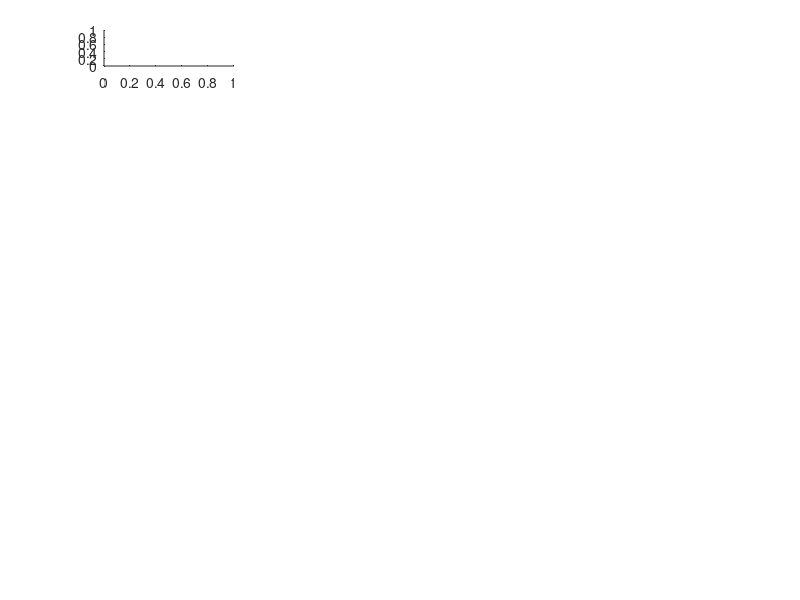

Write the MATLAB code that produced this figure. (Note: this script raises an error after producing the figure.)
% f_mf_burst = figure('Position', [488 1.8000 680.3150 857.9636],...
%     'Color','w');

% show_individual_traces = true;

left_edge = 0.13;
top_edge = 0.95;

left_edge_mf = 0.32;

burst_p_width = 0.1625;
burst_p_height = 0.06;
mf_p_width = 0.61;
height_space = 0.01;

x_scale_factor = 37.5;

%% Panel for burst input
ax_pos_burst = [left_edge top_edge-burst_p_height burst_p_width burst_p_height];
ax_burst_input = axes('Position', ax_pos_burst);
x_time = (1:30*Fs)/Fs;
dummy_y = zeros(size(x_time));
dummy_y(5*Fs:5.2*Fs) = 100;
plot(x_time,dummy_y,'k')
xlim([4.5 4.5+burst_p_width*x_scale_factor])
ylim([0 150])
title('20x 100 spk/s Burst')
t1 = text(ax_burst_input,3.5, ax_burst_input.YLim(2)/2,'Input','Rotation',90,...
    'HorizontalAlignment','center');

standardAx(ax_burst_input);
ax_burst_input.XRuler.Visible = 'off';
ax_burst_input.YRuler.Visible = 'off';
ylabel('Input')
scale_opts = struct();
scale_opts.xlabel = 's';
scale_opts.ylabel = 'spk/s';
add_scale_bar(ax_burst_input,[1,50],scale_opts);


%% Panel for MF input
ax_pos_mf = [left_edge_mf top_edge-burst_p_height mf_p_width burst_p_height];
ax_mfburst_input = axes('Position', ax_pos_mf);
plot(x_time,time2rate(round(prot_timings{3}*20),Fs,30),'k')
title('In vivo bursting MF')
xlim([0 mf_p_width*x_scale_factor])
standardAx(ax_mfburst_input);
ax_mfburst_input.XRuler.Visible = 'off';
ax_mfburst_input.YRuler.Visible = 'off';
scale_opts = struct();
scale_opts.ylabel = 'spk/s';
scale_opts.xlabel = 's';
add_scale_bar(ax_mfburst_input,[1,250],scale_opts);




%% Panel for fast cell burst reponse
% curr_cell_data = allData_invivo{3};
% curr_freqs = curr_cell_data.freqs{1}(:,1:2);
% cell 3 (1561), was original, cell 9 (1800) was ugly replacement
curr_cell_data = allData_invivo{10};
curr_freqs = curr_cell_data.freqs{1}(:,1:3);
curr_freqs = vertcat(curr_freqs{:});
curr_freqs = curr_freqs(:,1:30*Fs);
fast_ylim = [0 200];

ax_pos_burst(2) = ax_pos_burst(2)-burst_p_height-height_space;
ax_fast_burst = axes('Position', ax_pos_burst);

hold on
if show_individual_traces
    for ii = 1:3
        plot(x_time,curr_freqs(ii,:),'Color',[0.85 0.85 0.85])
    end
end
y_data = mean(curr_freqs);
if median_fltr
    y_data = medfilt1(y_data,Fs*0.02);
end

plot((1:numel(y_data))/Fs,y_data,'k')
hold off
xlim([4.5 4.5+burst_p_width*x_scale_factor])
ylim(fast_ylim);
t1 = text(ax_fast_burst,3.5, ax_fast_burst.YLim(2)/2,'Fast cell','Rotation',90,...
    'HorizontalAlignment','center');

standardAx(ax_fast_burst);
ax_fast_burst.Visible = 'off';

% scale_opts.origin = [9.5683 80];
add_scale_bar(ax_fast_burst,[0,50],scale_opts);


%% Panel for fast cell mf reponse
% curr_mf_resp = reshape(curr_cell_data.freqs{4},[600000,3]);
curr_mf_resp = curr_cell_data.freqs{2}{6};
curr_mf_resp(1:5*Fs) = []; %Cut off front bit
curr_mf_resp = reshape(curr_mf_resp(1:150*Fs),[30*Fs,5]);
curr_mf_resp = curr_mf_resp(:,1:2:5);


ax_pos_mf(2) = ax_pos_mf(2)-burst_p_height-height_space;
ax_fast_mf = axes('Position', ax_pos_mf);
hold on
if show_individual_traces
    for ii = 1:3
        plot(x_time',curr_mf_resp(:,ii),'Color',[0.85 0.85 0.85])
    end
end
y_data = mean(curr_mf_resp,2);
if median_fltr
    y_data = medfilt1(y_data,Fs*0.02);
end

plot((1:numel(y_data))/Fs,y_data,'k')

hold off
ylim(fast_ylim);
xlim([0 mf_p_width*x_scale_factor])
standardAx(ax_fast_mf);
ax_fast_mf.Visible = 'off';
% add_scale_bar(ax_fast_mf,[1,50]);




%% Panel for intermediate cell burst reponse
% curr_cell_data = allData_invivo{3};
% curr_freqs = curr_cell_data.freqs{1}(:,1:2);
% cell 3 (1561), was original, cell 9 (1800) was ugly replacement
curr_cell_data = allData_invivo{4};
curr_freqs = curr_cell_data.freqs{1}(:,4:6);
curr_freqs = vertcat(curr_freqs{:});
curr_freqs = curr_freqs(:,1:30*Fs);
fast_ylim = [0 200];

ax_pos_burst(2) = ax_pos_burst(2)-burst_p_height-height_space;
ax_int_burst = axes('Position', ax_pos_burst);

hold on
if show_individual_traces
    for ii = 1:3
        plot(x_time,curr_freqs(ii,:),'Color',[0.85 0.85 0.85])
    end
end
y_data = mean(curr_freqs);
if median_fltr
    y_data = medfilt1(y_data,Fs*0.02);
end

plot((1:numel(y_data))/Fs,y_data,'k')
hold off
xlim([4.5 4.5+burst_p_width*x_scale_factor])
ylim(fast_ylim);
t1 = text(ax_int_burst,3.5, ax_int_burst.YLim(2)/2,'Mid. cell','Rotation',90,...
    'HorizontalAlignment','center');

standardAx(ax_int_burst);
ax_int_burst.Visible = 'off';

% scale_opts.origin = [9.5683 80];
add_scale_bar(ax_int_burst,[0,50],scale_opts);


%% Panel for intermediate cell mf reponse
% curr_mf_resp = reshape(curr_cell_data.freqs{4},[600000,3]);
% curr_mf_resp = curr_cell_data.freqs{2}{2};
% curr_mf_resp(1:5*Fs) = []; %Cut off front bit
% curr_mf_resp = reshape(curr_mf_resp(1:150*Fs),[30*Fs,5]);
% curr_mf_resp = curr_mf_resp(:,1:2:5);

curr_mf_resp = reshape(curr_cell_data.freqs{2}{2},[600001,3]);


ax_pos_mf(2) = ax_pos_mf(2)-burst_p_height-height_space;
ax_int_mf = axes('Position', ax_pos_mf);
hold on
if show_individual_traces
    for ii = 1:3
        plot(x_time',curr_mf_resp(1:numel(x_time),ii),'Color',[0.85 0.85 0.85])
    end
end
y_data = mean(curr_mf_resp,2);
if median_fltr
    y_data = medfilt1(y_data,Fs*0.02);
end

plot((1:numel(y_data))/Fs,y_data,'k')

hold off
ylim(fast_ylim);
xlim([0 mf_p_width*x_scale_factor])
standardAx(ax_int_mf);
ax_int_mf.Visible = 'off';
% add_scale_bar(ax_fast_mf,[1,50]);





%% Panel for slow cell burst reponse
curr_cell_data = allData_invivo{1};
curr_freqs = curr_cell_data.freqs{1}(:,1:2);

curr_freqs = vertcat(curr_freqs{:});
curr_freqs = curr_freqs(:,1:30*Fs);
mid_ylim = [0 50];
mid_scale_bar = [0 20];

ax_pos_burst(2) = ax_pos_burst(2)-burst_p_height-height_space;
ax_mid_burst = axes('Position', ax_pos_burst);
hold on
if show_individual_traces
    for ii = 1:2
        plot(x_time,curr_freqs(ii,:),'Color',[0.85 0.85 0.85])
    end
end
y_data = mean(curr_freqs,1);
if median_fltr
    y_data = medfilt1(y_data,Fs*0.02);
end
plot((1:numel(y_data))/Fs,y_data,'k')

hold off
xlim([4.5 4.5+burst_p_width*x_scale_factor])
ylim(mid_ylim);
t1 = text(ax_mid_burst,3.5, ax_mid_burst.YLim(2)/2,'Slow cell','Rotation',90,...
    'HorizontalAlignment','center');


standardAx(ax_mid_burst);
ax_mid_burst.Visible = 'off';

scale_opts.origin = [10.3183 20];
add_scale_bar(ax_mid_burst,mid_scale_bar,scale_opts);


%% Panel for slow cell mf reponse
curr_mf_resp = reshape(curr_cell_data.freqs{2}{5},[600001,3]);

ax_pos_mf(2) = ax_pos_mf(2)-burst_p_height-height_space;
ax_mid_mf = axes('Position', ax_pos_mf);
hold on
if show_individual_traces
    for ii = 1:3
        plot(x_time',curr_mf_resp(1:numel(x_time),ii),'Color',[0.85 0.85 0.85])
    end
end
y_data = mean(curr_mf_resp,2);
if median_fltr
    y_data = medfilt1(y_data,Fs*0.02);
end

plot((1:numel(y_data))/Fs,y_data,'k')
hold off
ylim(mid_ylim);
xlim([0 mf_p_width*x_scale_factor])
standardAx(ax_mid_mf);
ax_mid_mf.Visible = 'off';
% add_scale_bar(ax_mid_mf,mid_scale_bar);




%% Panel for off cell burst reponse
curr_cell_data = allData_invivo{2};
curr_freqs = curr_cell_data.freqs{1}(:,1:2);

curr_freqs = vertcat(curr_freqs{:});
curr_freqs = curr_freqs(:,1:30*Fs);
off_ylim = [0 50];
off_scale_bar = [0 10];

ax_pos_burst(2) = ax_pos_burst(2)-burst_p_height-height_space;
ax_off_burst = axes('Position', ax_pos_burst);
hold on
if show_individual_traces
    for ii = 1:2
        plot(x_time,curr_freqs(ii,:),'Color',[0.85 0.85 0.85])
    end
end
y_data = mean(curr_freqs,1);
if median_fltr
    y_data = medfilt1(y_data,Fs*0.02);
end
plot((1:numel(y_data))/Fs,y_data,'k')
hold off
xlim([4.5 4.5+burst_p_width*x_scale_factor])
ylim(off_ylim);
t1 = text(ax_off_burst,3.5, ax_off_burst.YLim(2)/2,'OFF cell','Rotation',90,...
    'HorizontalAlignment','center');

standardAx(ax_off_burst);
ax_off_burst.Visible = 'off';
scale_opts.origin = [10.3183 8];
add_scale_bar(ax_off_burst,off_scale_bar,scale_opts);


%% Panel for off cell mf reponse
curr_mf_resp = reshape(curr_cell_data.freqs{2}{5},[600001,3]);

ax_pos_mf(2) = ax_pos_mf(2)-burst_p_height-height_space;
ax_off_mf = axes('Position', ax_pos_mf);
hold on
if show_individual_traces
    for ii = 1:3
        plot(x_time',curr_mf_resp(1:numel(x_time),ii),'Color',[0.85 0.85 0.85])
    end
end
y_data = mean(curr_mf_resp,2);
if median_fltr
    y_data = medfilt1(y_data,Fs*0.02);
end

plot((1:numel(y_data))/Fs,y_data,'k')
hold off
ylim(off_ylim);
xlim([0 mf_p_width*x_scale_factor])
standardAx(ax_off_mf);
ax_off_mf.Visible = 'off';
scale_opts = struct();
scale_opts.origin = [27 8];
% add_scale_bar(ax_off_mf,off_scale_bar,scale_opts);